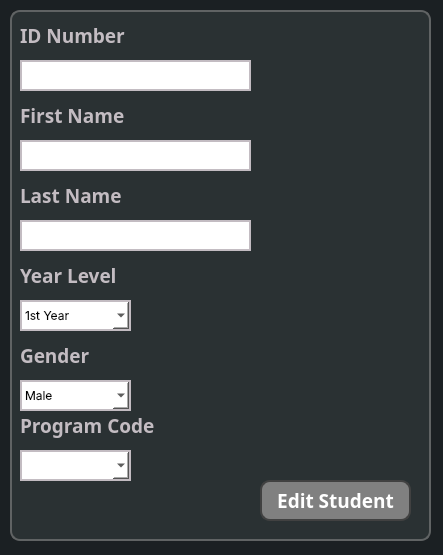
<?xml version="1.0" encoding="UTF-8"?>
<ui version="4.0">
 <class>dlgEditStudent</class>
 <widget class="QDialog" name="dlgEditStudent">
  <property name="geometry">
   <rect>
    <x>0</x>
    <y>0</y>
    <width>443</width>
    <height>555</height>
   </rect>
  </property>
  <property name="sizePolicy">
   <sizepolicy hsizetype="Preferred" vsizetype="Preferred">
    <horstretch>0</horstretch>
    <verstretch>0</verstretch>
   </sizepolicy>
  </property>
  <property name="minimumSize">
   <size>
    <width>443</width>
    <height>555</height>
   </size>
  </property>
  <property name="maximumSize">
   <size>
    <width>443</width>
    <height>555</height>
   </size>
  </property>
  <property name="font">
   <font>
    <family>Inter</family>
   </font>
  </property>
  <property name="windowTitle">
   <string>Edit Student</string>
  </property>
  <property name="styleSheet">
   <string notr="true">background: #1b2023;
color: rgb(195, 188, 194);</string>
  </property>
  <widget class="QLineEdit" name="inEditIDNumber">
   <property name="geometry">
    <rect>
     <x>20</x>
     <y>60</y>
     <width>231</width>
     <height>31</height>
    </rect>
   </property>
   <property name="styleSheet">
    <string notr="true">background: white;
color: black;
border: 2px solid rgb(195, 188, 194);
</string>
   </property>
   <property name="text">
    <string/>
   </property>
  </widget>
  <widget class="QLineEdit" name="inEditFirstName">
   <property name="geometry">
    <rect>
     <x>20</x>
     <y>140</y>
     <width>231</width>
     <height>31</height>
    </rect>
   </property>
   <property name="styleSheet">
    <string notr="true">background: white;
color: black;
border: 2px solid rgb(195, 188, 194);
</string>
   </property>
   <property name="text">
    <string/>
   </property>
  </widget>
  <widget class="QLineEdit" name="inEditLastName">
   <property name="geometry">
    <rect>
     <x>20</x>
     <y>220</y>
     <width>231</width>
     <height>31</height>
    </rect>
   </property>
   <property name="styleSheet">
    <string notr="true">background: white;
color: black;
border: 2px solid rgb(195, 188, 194);
</string>
   </property>
   <property name="text">
    <string/>
   </property>
  </widget>
  <widget class="QPushButton" name="btnDlgEditStudent">
   <property name="geometry">
    <rect>
     <x>260</x>
     <y>480</y>
     <width>151</width>
     <height>41</height>
    </rect>
   </property>
   <property name="font">
    <font>
     <family>Inter 18pt</family>
     <pointsize>14</pointsize>
     <weight>75</weight>
     <bold>true</bold>
    </font>
   </property>
   <property name="styleSheet">
    <string notr="true">background-color: gray;
color: white;
border: 2px solid rgb(65, 65, 65);
border-radius: 10px;</string>
   </property>
   <property name="text">
    <string>Edit Student</string>
   </property>
  </widget>
  <widget class="QLabel" name="bgEditStudent">
   <property name="geometry">
    <rect>
     <x>10</x>
     <y>10</y>
     <width>421</width>
     <height>531</height>
    </rect>
   </property>
   <property name="styleSheet">
    <string notr="true">background: #2a3133;
border-radius: 10px;
border: 2px solid #606364</string>
   </property>
   <property name="text">
    <string/>
   </property>
  </widget>
  <widget class="QLabel" name="txtEditIDNumber">
   <property name="geometry">
    <rect>
     <x>20</x>
     <y>20</y>
     <width>161</width>
     <height>31</height>
    </rect>
   </property>
   <property name="font">
    <font>
     <family>Inter 18pt</family>
     <pointsize>14</pointsize>
     <weight>75</weight>
     <bold>true</bold>
    </font>
   </property>
   <property name="styleSheet">
    <string notr="true">background: #2a3133;
color: rgb(195, 188, 194);</string>
   </property>
   <property name="text">
    <string>ID Number</string>
   </property>
  </widget>
  <widget class="QLabel" name="txtEditFirstName">
   <property name="geometry">
    <rect>
     <x>20</x>
     <y>100</y>
     <width>161</width>
     <height>31</height>
    </rect>
   </property>
   <property name="font">
    <font>
     <family>Inter 18pt</family>
     <pointsize>14</pointsize>
     <weight>75</weight>
     <bold>true</bold>
    </font>
   </property>
   <property name="styleSheet">
    <string notr="true">background: #2a3133;
color: rgb(195, 188, 194);</string>
   </property>
   <property name="text">
    <string>First Name</string>
   </property>
  </widget>
  <widget class="QLabel" name="txtEditLastName">
   <property name="geometry">
    <rect>
     <x>20</x>
     <y>180</y>
     <width>161</width>
     <height>31</height>
    </rect>
   </property>
   <property name="font">
    <font>
     <family>Inter 18pt</family>
     <pointsize>14</pointsize>
     <weight>75</weight>
     <bold>true</bold>
    </font>
   </property>
   <property name="styleSheet">
    <string notr="true">background: #2a3133;
color: rgb(195, 188, 194);</string>
   </property>
   <property name="text">
    <string>Last Name</string>
   </property>
  </widget>
  <widget class="QLabel" name="txtEditYearLevel">
   <property name="geometry">
    <rect>
     <x>20</x>
     <y>260</y>
     <width>161</width>
     <height>31</height>
    </rect>
   </property>
   <property name="font">
    <font>
     <family>Inter 18pt</family>
     <pointsize>14</pointsize>
     <weight>75</weight>
     <bold>true</bold>
    </font>
   </property>
   <property name="styleSheet">
    <string notr="true">background: #2a3133;
color: rgb(195, 188, 194);</string>
   </property>
   <property name="text">
    <string>Year Level</string>
   </property>
  </widget>
  <widget class="QLabel" name="txtEditGender">
   <property name="geometry">
    <rect>
     <x>20</x>
     <y>340</y>
     <width>161</width>
     <height>31</height>
    </rect>
   </property>
   <property name="font">
    <font>
     <family>Inter 18pt</family>
     <pointsize>14</pointsize>
     <weight>75</weight>
     <bold>true</bold>
    </font>
   </property>
   <property name="styleSheet">
    <string notr="true">background: #2a3133;
color: rgb(195, 188, 194);</string>
   </property>
   <property name="text">
    <string>Gender</string>
   </property>
  </widget>
  <widget class="QLabel" name="txtEditProgramCode">
   <property name="geometry">
    <rect>
     <x>20</x>
     <y>410</y>
     <width>161</width>
     <height>31</height>
    </rect>
   </property>
   <property name="font">
    <font>
     <family>Inter 18pt</family>
     <pointsize>14</pointsize>
     <weight>75</weight>
     <bold>true</bold>
    </font>
   </property>
   <property name="styleSheet">
    <string notr="true">background: #2a3133;
color: rgb(195, 188, 194);</string>
   </property>
   <property name="text">
    <string>Program Code</string>
   </property>
  </widget>
  <widget class="QComboBox" name="inEditGender">
   <property name="geometry">
    <rect>
     <x>20</x>
     <y>380</y>
     <width>111</width>
     <height>31</height>
    </rect>
   </property>
   <property name="styleSheet">
    <string notr="true">background: white;
color: black;
border: 2px solid rgb(195, 188, 194);</string>
   </property>
   <item>
    <property name="text">
     <string>Male</string>
    </property>
   </item>
   <item>
    <property name="text">
     <string>Female</string>
    </property>
   </item>
  </widget>
  <widget class="QComboBox" name="inEditYearLevel">
   <property name="geometry">
    <rect>
     <x>20</x>
     <y>300</y>
     <width>111</width>
     <height>31</height>
    </rect>
   </property>
   <property name="styleSheet">
    <string notr="true">background: white;
color: black;
border: 2px solid rgb(195, 188, 194);</string>
   </property>
   <item>
    <property name="text">
     <string>1st Year</string>
    </property>
   </item>
   <item>
    <property name="text">
     <string>2nd Year</string>
    </property>
   </item>
   <item>
    <property name="text">
     <string>3rd Year</string>
    </property>
   </item>
   <item>
    <property name="text">
     <string>4th Year</string>
    </property>
   </item>
  </widget>
  <widget class="QComboBox" name="inEditProgramCode">
   <property name="geometry">
    <rect>
     <x>20</x>
     <y>450</y>
     <width>111</width>
     <height>31</height>
    </rect>
   </property>
   <property name="styleSheet">
    <string notr="true">background: white;
color: black;
border: 2px solid rgb(195, 188, 194);</string>
   </property>
  </widget>
  <zorder>bgEditStudent</zorder>
  <zorder>btnDlgEditStudent</zorder>
  <zorder>txtEditIDNumber</zorder>
  <zorder>txtEditFirstName</zorder>
  <zorder>txtEditLastName</zorder>
  <zorder>txtEditYearLevel</zorder>
  <zorder>txtEditGender</zorder>
  <zorder>txtEditProgramCode</zorder>
  <zorder>inEditFirstName</zorder>
  <zorder>inEditLastName</zorder>
  <zorder>inEditIDNumber</zorder>
  <zorder>inEditGender</zorder>
  <zorder>inEditYearLevel</zorder>
  <zorder>inEditProgramCode</zorder>
 </widget>
 <resources/>
 <connections/>
</ui>
